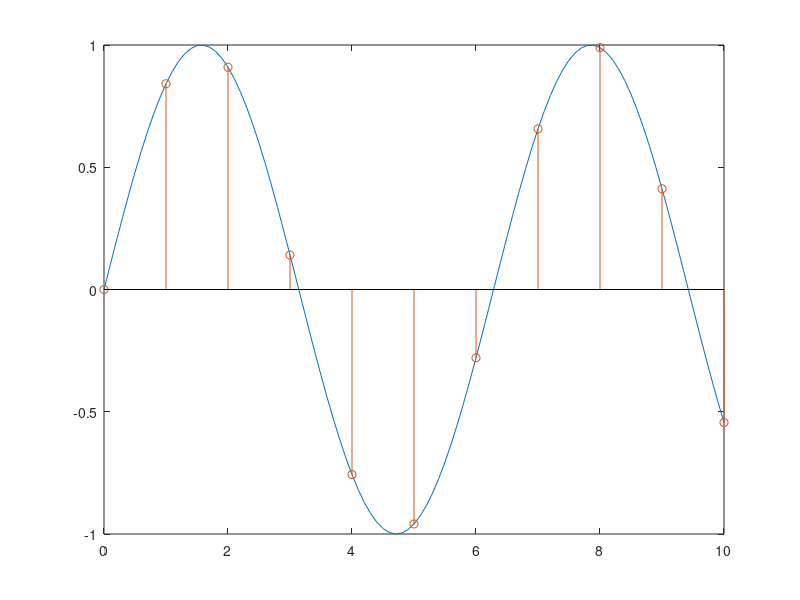

MATLAB code to generate this figure:
%% STEM PLOT
t = 0:0.1:10;   % Create time vector.
x_t = sin(t);   % Create sine wave.
n = 0:10;       % Create integer time vector.
x_n = sin(n);   % Create 'discrete' since wave.
figure;
plot(t,x_t);
hold all;
stem(n,x_n);
